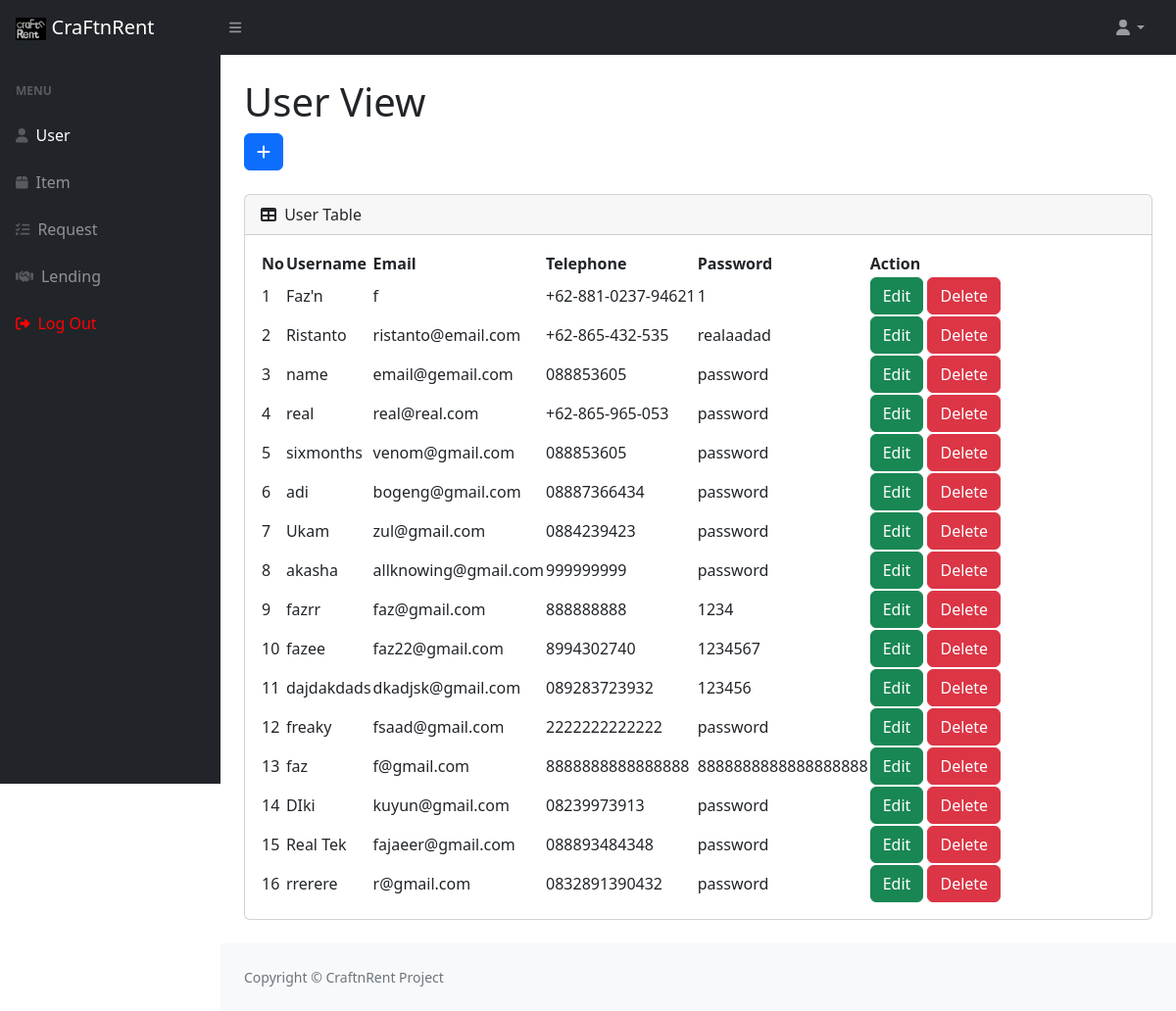
The page /user.php (signed in) on the database its author committed.
### tables this page shows
CREATE TABLE `user` (
  `id` int(11) NOT NULL,
  `username` varchar(50) NOT NULL,
  `email` varchar(50) NOT NULL,
  `telephone` varchar(50) NOT NULL,
  `password` varchar(50) NOT NULL
);

### Web/user.php (the view, shortened to what this page needs)
<?php
include 'layout/header.php';
include 'koneksi.php';
?>
<div id="layoutSidenav">
    <div id="layoutSidenav_nav">
        <nav class="sb-sidenav accordion sb-sidenav-dark" id="sidenavAccordion">
            <div class="sb-sidenav-menu">
                <div class="nav">
                    <div class="sb-sidenav-menu-heading">MENU</div>
                    <a class="nav-link nav-link-white" href="user.php">
                        <div class="sb-nav-link-icon"><i class="fas fa-user"></i></div>
                        User
                    </a>
                    <a class="nav-link" href="barang.php">
                        <div class="sb-nav-link-icon"><i class="fas fa-box"></i></div>
                        Item
                    </a>
                    <a class="nav-link" href="request.php">
                        <div class="sb-nav-link-icon"><i class="fas fa-tasks"></i></div>
                        Request
                    </a>
                    <a class="nav-link" href="lending.php">
                        <div class="sb-nav-link-icon"><i class="fas fa-handshake"></i></div>
                        Lending
                    </a>
                    <a class="nav-link nav-link-red" href="logout.php">
                        <div class="sb-nav-link-icon icon-out"><i class="fas fa-sign-out-alt"></i></div>
                        Log Out
                    </a>
                </div>
            </div>
        </nav>
    </div>
    <div id="layoutSidenav_content">
        <main>
            <div class="container-fluid px-4">
                <h1 class="mt-4">User View</h1>
                <ol class="breadcrumb mb-4">
                    <li class="breadcrumb-item active">
                        <div class="card-header">
                            <button type="button" class="btn btn-primary" data-bs-toggle="modal" data-bs-target="#exampleModal">
                            <div class="sb-nav-link-icon icon-out"><i class="fas fa-add"></i></div>
                            </button>
                        </div>
                    </li>
                </ol>
                <div class="card mb-4">
                    <div class="card-header">
                        <i class="fas fa-table me-1"></i>
                        User Table
                    </div>
                    <div class="card-body">
                        <table id="datatablesSimple">
                            <thead>
                                <tr>
                                    <th>No</th>
                                    <th>Username</th>
                                    <th>Email</th>
                                    <th>Telephone</th>
                                    <th>Password</th>
                                    <th>Action</th>
                                </tr>
                            </thead>
                            <tbody>
                                <?php
                                $query = "SELECT * FROM user ORDER BY id ASC";
                                $result = mysqli_query($koneksi, $query);
                                $no = 1;
                                while ($row = mysqli_fetch_assoc($result)) {
                                ?>
                                <tr>
                                    <td><?php echo $no; ?></td>
                                    <td><?php echo $row['username']; ?></td>
                                    <td><?php echo $row['email']; ?></td>
                                    <td><?php echo $row['telephone']; ?></td>
                                    <td><?php echo $row['password']; ?></td>
                                    <td>
                                        <button class="btn btn-success" data-bs-toggle="modal" data-bs-target="#editModal<?php echo $row['id']; ?>">Edit</button>
                                        <a href="user.php?delete=<?php echo $row['id']; ?>" onclick="return confirm('Are you sure?')" class="btn btn-danger">Delete</a>
                                    </td>
                                </tr>
                                <?php
                                    $no++;
                                }
                                ?>
                            </tbody>
                        </table>
                    </div>
                </div>
            </div>
        </main>
        <?php
        include 'layout/footer.php';
        ?>

### Web/user.php (style rules this page uses)
.nav-link-white { color: white !important; }
.nav-link-red { color: red !important; }
.nav-link-red .icon-out { color: red !important; }

### rows shown on the page
user: username "Faz'n", email "f", telephone "+62-881-0237-94621", password "1"
user: username "Ristanto", email "ristanto@email.com", telephone "+62-865-432-535", password "realaadad"
user: username "name", email "email@gemail.com", telephone "088853605", password "password"
user: username "real", email "real@real.com", telephone "+62-865-965-053", password "password"
user: username "sixmonths", email "venom@gmail.com", telephone "088853605", password "password"
user: username "adi", email "bogeng@gmail.com", telephone "08887366434", password "password"
user: username "Ukam", email "zul@gmail.com", telephone "0884239423", password "password"
user: username "akasha", email "allknowing@gmail.com", telephone "999999999", password "password"
user: username "fazrr", email "faz@gmail.com", telephone "888888888", password "1234"
user: username "fazee", email "faz22@gmail.com", telephone "8994302740", password "1234567"
user: username "dajdakdads", email "dkadjsk@gmail.com", telephone "089283723932", password "123456"
user: username "freaky", email "fsaad@gmail.com", telephone "2222222222222", password "password"
user: username "faz", email "f@gmail.com", telephone "8888888888888888", password "8888888888888888888"
user: username "DIki", email "kuyun@gmail.com", telephone "08239973913", password "password"
user: username "Real Tek", email "fajaeer@gmail.com", telephone "088893484348", password "password"
user: username "rrerere", email "r@gmail.com", telephone "0832891390432", password "password"
